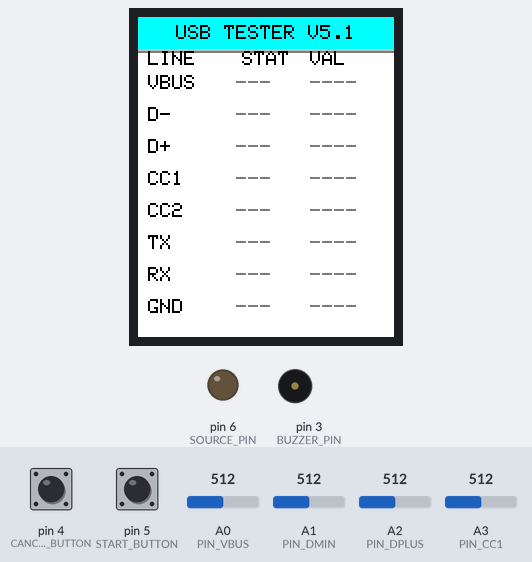
A sketch run on a simulated Arduino Nano, built with avr-gcc and run on an emulated ATmega328P. On the bench: 128×160 colour display, output pins drawn as LEDs (lit = HIGH), buzzer (waves = sounding, pin HIGH). Dashed ring = blinking. The inputs (shaded band) are chosen by the test bench; at power-on: pin 5 (START_BUTTON) HIGH, pin 4 (CANCEL_BUTTON) HIGH, A0 (PIN_VBUS) = 512, A1 (PIN_DMIN) = 512, A2 (PIN_DPLUS) = 512, A3 (PIN_CC1) = 512.

Above: at 4.5 s.
4.6 s: pin 5 (START_BUTTON) pulled LOW for 0.15 s
At 5.1 s:
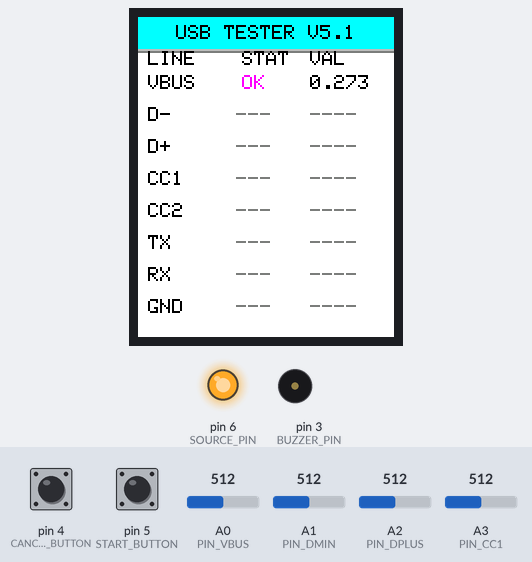
7.7 s: pin 4 (CANCEL_BUTTON) pulled LOW for 0.15 s
At 8.7 s:
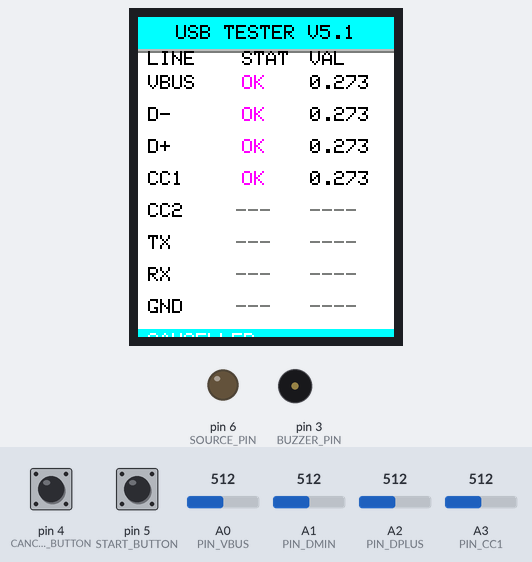
9.3 s: pin 5 (START_BUTTON) pulled LOW for 1 s
At 10.6 s:
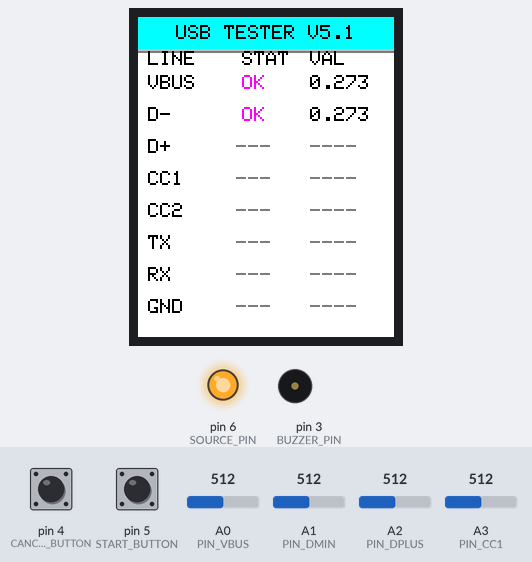
12.6 s: pin 4 (CANCEL_BUTTON) pulled LOW for 1 s
At 13.6 s:
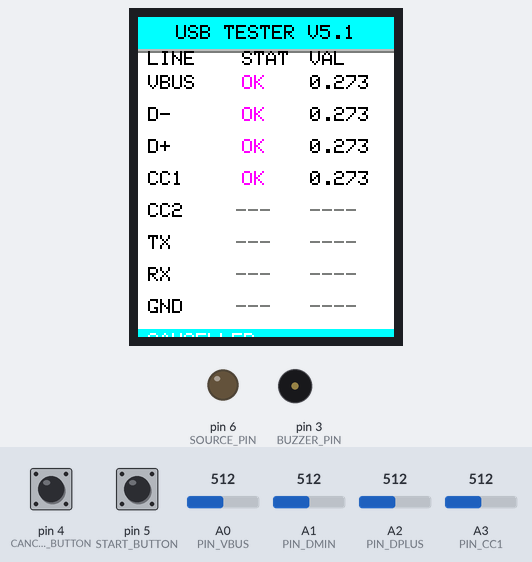
15.1 s: pin 5 (START_BUTTON) pulled LOW for 0.15 s
At 17.5 s:
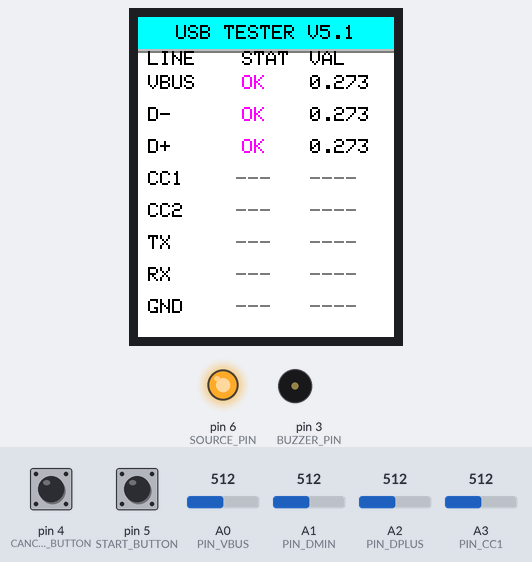
18.2 s: pin 4 (CANCEL_BUTTON) driven LOW and pin 5 (START_BUTTON) driven LOW
At 18.7 s:
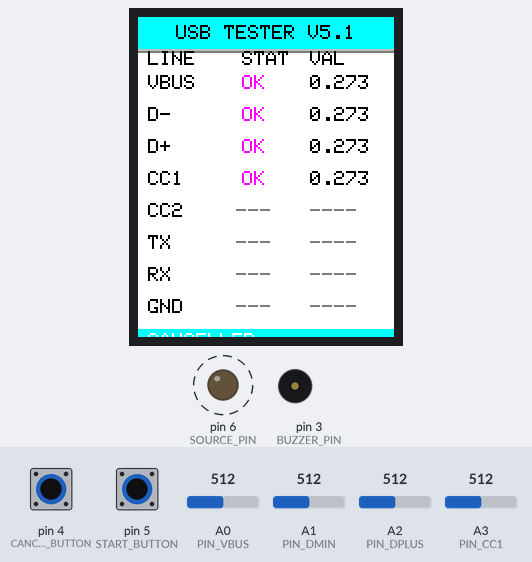
Timing chart, 0 to 21.6 s (numbered marks = the images above; inputs shaded):
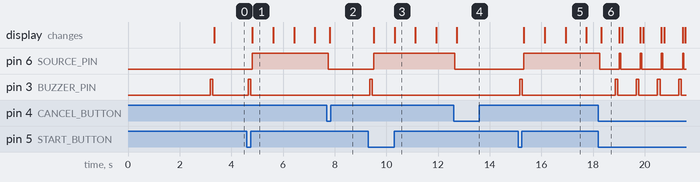

Measured:
- after the input at 4.6 s, pin 6 (SOURCE_PIN): LOW → HIGH after 0.21 s; pin 3 (BUZZER_PIN): LOW → HIGH after 0.05 s, → LOW 0.10 s later; the display: changes after 0.21 s (image 1)
- after the input at 7.7 s, pin 6 (SOURCE_PIN): HIGH → LOW after 0.06 s; the display: changes after 0.12 s (image 2)
- after the input at 9.3 s, pin 6 (SOURCE_PIN): LOW → HIGH after 0.20 s; pin 3 (BUZZER_PIN): LOW → HIGH after 0.05 s, → LOW 0.10 s later; the display: first changes after 0.21 s (image 3 shows a later state)
- after the input at 12.6 s, pin 6 (SOURCE_PIN): HIGH → LOW after 0.05 s; the display: changes after 0.12 s (image 4)
- after the input at 15.1 s, pin 6 (SOURCE_PIN): LOW → HIGH after 0.21 s; pin 3 (BUZZER_PIN): LOW → HIGH after 0.06 s, → LOW 0.10 s later; the display: first changes after 0.22 s (image 5 shows a later state)
- after the input at 18.2 s, pin 6 (SOURCE_PIN): alternates HIGH for 0.05 s and LOW for 0.77 s, starting after 0.05 s; pin 3 (BUZZER_PIN): alternates HIGH for 0.10 s and LOW for 0.72 s, starting after 0.67 s; the display: changes after 0.12 s (image 6)
- what the display in image 1 shows lasts 0.8 s, from 4.8 s to 5.6 s

The sketch:

V5.1.ino
```cpp
// ============================================
// USB LINE TESTER - VERSION 5.1
// Enhanced Diode Mode with Professional UI
// ============================================

#include <Adafruit_GFX.h>
#include <Adafruit_ST7735.h>
#include <SPI.h>

// ============================================
// PIN DEFINITIONS
// ============================================

// TFT Display pins
#define TFT_CS     10
#define TFT_DC     9
#define TFT_RST    8

// Hardware pins
#define START_BUTTON  5
#define CANCEL_BUTTON 4
#define BUZZER_PIN    3
#define SOURCE_PIN    6

// Analog pins for USB line testing - V5.1 Pin Mapping
#define PIN_VBUS  A0   // VBUS (VCC / Sensing input)
#define PIN_DMIN  A1   // D- (Data Negative)
#define PIN_DPLUS A2   // D+ (Data Positive)
#define PIN_CC1   A3   // CC1
#define PIN_CC2   A4   // CC2
#define PIN_TX    A5   // TX
#define PIN_RX    A6   // RX

// ============================================
// DIODE MODE THRESHOLDS - CALIBRATED V5.1
// Hardware measures FORWARD, Display shows REVERSE
// ============================================
#define THRESHOLD_SHORT_RAW      0     // 0 = Direct short
#define THRESHOLD_HALFSHORT_RAW  120   // < 120 = Half short (resistive short)
#define THRESHOLD_OK_MIN_RAW     300   // 300 - 800 = Good diode (normal range)
#define THRESHOLD_OK_MAX_RAW     800
#define THRESHOLD_REVERSE_RAW    1000  // 1000 - 2000 = Reverse bias (display as OL)
#define THRESHOLD_OL_RAW         1023  // > 1023 = Open line

// Calibration multiplier to match professional multimeters
// If raw reads 800, we want display ~450 (like real meters)
#define CALIBRATION_FACTOR       0.56  // 800 * 0.56 ≈ 450

// ============================================
// DISPLAY COLORS - INVERTED FOR DISPLAY HARDWARE V5.1
// White in code = Black on screen, all colors inverted
// Screen: BLACK background, WHITE text, RED accent, GREEN status
// Code: WHITE background (0xFFFF), BLACK text (0x0000), CYAN accent (0x07FF), MAGENTA status (0xF81F)
// ============================================
#define COLOR_BLACK      0x0000  // Shows as WHITE on screen
#define COLOR_WHITE      0xFFFF  // Shows as BLACK on screen (used for background)

// Background colors - code values that show as dark colors on screen
#define COLOR_BG         0xFFFF  // WHITE in code = BLACK background on screen
#define COLOR_HEADER_BG  0x3186  // Dark gray in code = GRAY header background on screen
#define COLOR_HIGHLIGHT  0x8410  // Dark gray in code = light highlight on screen

// Text colors - code values that show as light colors on screen
#define COLOR_TEXT       0x0000  // BLACK in code = WHITE text on screen
#define COLOR_DARK       0x7BEF  // Light gray in code = DARK text on screen
#define COLOR_GRAY       0xBDF7  // Very light gray in code = medium gray on screen

// Accent colors
#define COLOR_HEADER_TEXT 0x07FF  // CYAN in code = YELLOW text on screen (for SLS accent)
#define COLOR_ACCENT     0x0000   // BLACK in code = WHITE accent on screen
#define COLOR_SUCCESS    0xF81F   // MAGENTA in code = GREEN on screen
#define COLOR_WARNING    0x001F    // BLUE in code = YELLOW on screen
#define COLOR_DANGER     0x07FF    // CYAN in code = RED on screen
#define COLOR_INFO       0xFFE0    // YELLOW in code = BLUE on screen

// Status colors for diode readings - INVERTED
#define COLOR_SHORT      0x07FF   // CYAN in code = RED on screen
#define COLOR_HALFSHORT  0x02BC   // Teal in code = ORANGE on screen
#define COLOR_OK         0xF81F   // MAGENTA in code = GREEN on screen
#define COLOR_OL         0x07E0   // GREEN in code = MAGENTA on screen
#define COLOR_REVERSE    0xFFE0   // YELLOW in code = BLUE on screen

// ============================================
// VERSION INFO
// ============================================
#define VERSION_MAJOR   5
#define VERSION_MINOR   1
#define VERSION_STRING  "v5.1"
// ============================================
#define SPLASH_DELAY    3000  // 3 seconds
#define TEST_TIME_MS    700  // 0.70 seconds per line (~5-6 seconds total)
#define BEEP_DURATION   100
#define DEBOUNCE_DELAY  50

// ============================================
// DATA STRUCTURES
// ============================================
struct LineInfo {
    const char* name;
    uint8_t pin;
    uint16_t statusColor;
    const char* statusText;
    float value;
    bool tested;
};

// Initialize line data with V5.1 structure
// Lines: VBUS, D-, D+, CC1, CC2, TX, RX, GND
LineInfo lines[] = {
    {"VBUS", PIN_VBUS,  COLOR_BLACK, "", 0.0, false},
    {"D-",   PIN_DMIN,  COLOR_BLACK, "", 0.0, false},
    {"D+",   PIN_DPLUS, COLOR_BLACK, "", 0.0, false},
    {"CC1",  PIN_CC1,   COLOR_BLACK, "", 0.0, false},
    {"CC2",  PIN_CC2,   COLOR_BLACK, "", 0.0, false},
    {"TX",   PIN_TX,    COLOR_BLACK, "", 0.0, false},
    {"RX",   PIN_RX,    COLOR_BLACK, "", 0.0, false},
    {"GND",  255,       COLOR_BLACK, "", 0.0, false}  // GND is reference
};

const int NUM_LINES = 8;

// ============================================
// GLOBAL OBJECTS
// ============================================
Adafruit_ST7735 tft = Adafruit_ST7735(TFT_CS, TFT_DC, TFT_RST);

// Screen dimensions for 1.8" ST7735
#define SCREEN_WIDTH  128
#define SCREEN_HEIGHT 160

// Layout constants - V5.1: smaller text to fit 8 lines on one screen
// Header: 0-16, Column labels: 16-26, Lines: 26-154 (8 lines x ~16px), Footer: 154-160
#define HEADER_Y        0
#define COL_LABEL_Y     17
#define LINES_START_Y   26    // Start of first line row
#define LINE_HEIGHT     16    // Reduced from 18 to fit 8 lines
#define FOOTER_Y        154
#define STATUS_X        48    // Status column X position
#define VALUE_X         84    // Value column X position

// ============================================
// SETUP
// ============================================
void setup() {
    // Initialize pins
    pinMode(START_BUTTON, INPUT_PULLUP);
    pinMode(CANCEL_BUTTON, INPUT_PULLUP);
    pinMode(BUZZER_PIN, OUTPUT);
    pinMode(SOURCE_PIN, OUTPUT);

    digitalWrite(BUZZER_PIN, LOW);
    digitalWrite(SOURCE_PIN, LOW);

    // Initialize display
    tft.initR(INITR_BLACKTAB);
    tft.setRotation(0);  // Portrait mode for full 128x160 resolution

    // Show splash screen
    showSplashScreen();

    // Initial beep
    beep(1);

    // Draw main interface
    drawMainInterface();
}

// ============================================
// MAIN LOOP
// ============================================
void loop() {
    // Check for CANCEL button at any time
    if (digitalRead(CANCEL_BUTTON) == LOW) {
        delay(DEBOUNCE_DELAY);
        if (digitalRead(CANCEL_BUTTON) == LOW) {
            handleCancel();
        }
    }

    // Check for START button to begin test
    if (digitalRead(START_BUTTON) == LOW) {
        delay(DEBOUNCE_DELAY);
        if (digitalRead(START_BUTTON) == LOW) {
            runTestSequence();
        }
    }

    delay(10);  // Small delay to prevent busy-waiting
}

// ============================================
// DISPLAY FUNCTIONS
// ============================================

void drawLogo(int centerX, int centerY, int size) {
    // Draw "SLS" with individual letter colors
    // S = White (code BLACK), L = Red (code CYAN), S = White (code BLACK)
    tft.setTextSize(2);
    int16_t x1, y1;
    uint16_t w, h;

    // Calculate total width of "SLS"
    tft.getTextBounds("SLS", 0, 0, &x1, &y1, &w, &h);
    int startX = centerX - w/2;
    int letterY = centerY - h/2;

    // Get width of single "S"
    uint16_t sW, sH, lW, lH;
    tft.getTextBounds("S", 0, 0, &x1, &y1, &sW, &sH);
    tft.getTextBounds("L", 0, 0, &x1, &y1, &lW, &lH);

    // Draw first S in White (code BLACK)
    tft.setTextColor(COLOR_BLACK);
    tft.setCursor(startX, letterY);
    tft.print("S");

    // Draw L in Red (code CYAN)
    tft.setTextColor(0x07FF);  // Cyan in code = Red on screen
    tft.setCursor(startX + sW - 2, letterY);
    tft.print("L");

    // Draw second S in White (code BLACK)
    tft.setTextColor(COLOR_BLACK);
    tft.setCursor(startX + sW + lW - 4, letterY);
    tft.print("S");
}

void showSplashScreen() {
    tft.fillScreen(COLOR_BG);

    // Draw Logo at top
    drawLogo(SCREEN_WIDTH/2, 25, 25);

    // MR.HILAL - MR in Red, .HILAL in White
    tft.setTextSize(2);
    int16_t x1, y1;
    uint16_t w, h;

    // Calculate positions
    tft.getTextBounds("MR", 0, 0, &x1, &y1, &w, &h);
    int mrWidth = w;
    tft.getTextBounds(".HILAL", 0, 0, &x1, &y1, &w, &h);
    int hilalWidth = w;
    int totalWidth = mrWidth + hilalWidth - 4;
    int startX = (SCREEN_WIDTH - totalWidth) / 2;

    // MR in Red (code CYAN = 0x07FF)
    tft.setTextColor(0x07FF);
    tft.setCursor(startX, 50);
    tft.print("MR");

    // .HILAL in White (code BLACK)
    tft.setTextColor(COLOR_BLACK);
    tft.setCursor(startX + mrWidth - 4, 50);
    tft.print(".HILAL");

    // USB LINE TESTER in White (code BLACK)
    tft.setTextSize(1);
    tft.setTextColor(COLOR_BLACK);
    setTextCentered("USB LINE TESTER", 75);

    // V5.1 in Red (code CYAN)
    tft.setTextColor(0x07FF);
    setTextCentered("V5.1", 92);

    // SKYLAB SERVICES in White (code BLACK)
    tft.setTextColor(COLOR_BLACK);
    setTextCentered("SKYLAB SERVICES", 110);

    delay(SPLASH_DELAY);
}

void drawMainInterface() {
    tft.fillScreen(COLOR_BG);

    // Draw header with RED background (code CYAN) and WHITE text (code BLACK)
    tft.fillRect(0, 0, SCREEN_WIDTH, 16, 0x07FF);  // CYAN in code = RED on screen
    tft.setTextSize(1);
    tft.setTextColor(COLOR_BLACK);  // BLACK in code = WHITE text on screen
    setTextCentered("USB TESTER V5.1", 4);

    // Draw accent separator
    tft.drawLine(0, 16, SCREEN_WIDTH, 16, COLOR_GRAY);
    tft.drawLine(0, 17, SCREEN_WIDTH, 17, COLOR_DARK);

    // Draw column headers
    tft.setTextColor(COLOR_BLACK);  // White on screen
    tft.setCursor(5, COL_LABEL_Y);
    tft.print("LINE");
    tft.setCursor(STATUS_X + 4, COL_LABEL_Y);
    tft.print("STAT");
    tft.setCursor(VALUE_X + 2, COL_LABEL_Y);
    tft.print("VAL");

    // Draw subtle grid lines
    for (int i = 0; i <= NUM_LINES; i++) {
        int yLine = LINES_START_Y + LINE_HEIGHT - 2 + (i * LINE_HEIGHT);
        tft.drawLine(0, yLine, SCREEN_WIDTH, yLine, COLOR_DARK);
    }

    // Draw initial line rows
    for (int i = 0; i < NUM_LINES; i++) {
        drawLineRow(i, false);
    }

    // Draw footer
    drawFooter();
}

void drawLineRow(int lineIndex, bool highlight) {
    int yPos = LINES_START_Y + (lineIndex * LINE_HEIGHT);

    // Clear row area with highlight or normal background
    if (highlight) {
        tft.fillRect(0, yPos, SCREEN_WIDTH, LINE_HEIGHT - 1, COLOR_HIGHLIGHT);
    } else {
        // All rows use black background
        tft.fillRect(0, yPos, SCREEN_WIDTH, LINE_HEIGHT - 1, COLOR_BG);
    }

    LineInfo& line = lines[lineIndex];

    // Line name - White text on black background (text size 1 = smallest)
    tft.setTextSize(1);
    tft.setTextColor(COLOR_BLACK);  // Black in code = White on screen
    tft.setCursor(5, yPos + 3);
    tft.print(line.name);

    // Status and Value
    if (line.tested) {
        // Calculate status text width for centering
        int16_t x1, y1;
        uint16_t statusW, h;
        tft.getTextBounds(line.statusText, 0, 0, &x1, &y1, &statusW, &h);

        // Status centered in the STAT column area
        int statusCenterX = STATUS_X + 10;
        int statusX = statusCenterX - (statusW / 2);

        // Status with its color (already inverted for correct display)
        tft.setTextColor(line.statusColor);
        tft.setCursor(statusX, yPos + 3);
        tft.print(line.statusText);

        // Value (format: 0.000) - White text
        tft.setTextColor(COLOR_BLACK);  // Black in code = White on screen
        tft.setCursor(VALUE_X + 2, yPos + 3);

        // Convert to millivolts for display
        int displayMillivolts = (int)(line.value * 1000);
        if (displayMillivolts < 0) displayMillivolts = 0;
        if (displayMillivolts > 1999) displayMillivolts = 1999;

        int whole = displayMillivolts / 1000;
        int frac = displayMillivolts % 1000;

        tft.print(whole);
        tft.print(".");
        tft.print(frac / 100);
        tft.print((frac / 10) % 10);
        tft.print(frac % 10);
    } else {
        // Not tested yet - centered in status area
        int16_t x1, y1;
        uint16_t w, h;
        tft.getTextBounds("---", 0, 0, &x1, &y1, &w, &h);
        int notTestedX = STATUS_X + 10 - (w / 2);

        tft.setTextColor(COLOR_DARK);  // Gray on screen
        tft.setCursor(notTestedX, yPos + 3);
        tft.print("---");
        tft.setCursor(VALUE_X + 2, yPos + 3);
        tft.print("----");
    }
}

void updateLineStatus(int lineIndex, uint16_t rawADC) {
    LineInfo& line = lines[lineIndex];

    // V5.1 Diode Mode Logic
    // Hardware measures FORWARD bias, Display shows REVERSE bias values
    // With calibration to match professional multimeters

    int displayValue;

    if (rawADC == THRESHOLD_SHORT_RAW) {
        // Direct short (0)
        displayValue = 0;
        line.statusColor = COLOR_SHORT;
        line.statusText = "SHORT";

    } else if (rawADC < THRESHOLD_HALFSHORT_RAW) {
        // Half short / resistive short (< 120) - show as OK
        displayValue = (1000 - rawADC);  // Invert for display
        line.statusColor = COLOR_OK;
        line.statusText = "OK";

    } else if (rawADC >= THRESHOLD_OK_MIN_RAW && rawADC <= THRESHOLD_OK_MAX_RAW) {
        // Normal diode range (300 - 800)
        displayValue = (1000 - rawADC);  // Invert: 300→700, 800→200
        line.statusColor = COLOR_OK;
        line.statusText = "OK";

    } else if (rawADC >= THRESHOLD_REVERSE_RAW && rawADC < THRESHOLD_OL_RAW) {
        // Reverse bias range (1000 - 1023) - show as ABOVE
        line.value = 0.0;  // Force 0.000 display
        line.statusColor = COLOR_REVERSE;
        line.statusText = "ABOVE";

    } else if (rawADC >= THRESHOLD_OL_RAW) {
        // Open line - force value to 0.000
        line.value = 0.0;
        line.statusColor = COLOR_OL;
        line.statusText = "OL";

    } else {
        // Transition zone (120-300 or 800-1000) - show as OK
        displayValue = (1000 - rawADC);
        line.statusColor = COLOR_OK;
        line.statusText = "OK";
    }

    // Apply calibration factor to match professional multimeters
    // For OK range: display inverted reverse bias values (300-800 raw → 700-200 display)
    if (rawADC >= THRESHOLD_OK_MIN_RAW && rawADC <= THRESHOLD_OK_MAX_RAW) {
        // Inverted display for OK range
        int invertedValue = (1000 - rawADC);  // 300→700, 800→200
        line.value = (invertedValue * CALIBRATION_FACTOR) / 1000.0;
    } else if (rawADC < THRESHOLD_HALFSHORT_RAW) {
        // Half short - also inverted
        int invertedValue = (1000 - rawADC);
        line.value = (invertedValue * CALIBRATION_FACTOR) / 1000.0;
    } else {
        // Transition zone
        int invertedValue = (1000 - rawADC);
        line.value = (invertedValue * CALIBRATION_FACTOR) / 1000.0;
    }
    // Note: OL and RV cases already set line.value = 0.0 above

    line.tested = true;

    // Redraw this specific row
    drawLineRow(lineIndex, false);
}

void drawFooter() {
    // Footer removed - no display
}

void setTextCentered(const char* text, int y) {
    int16_t x1, y1;
    uint16_t w, h;
    tft.getTextBounds(text, 0, 0, &x1, &y1, &w, &h);
    tft.setCursor((SCREEN_WIDTH - w) / 2, y);
    tft.print(text);
}

// ============================================
// TESTING FUNCTIONS
// ============================================
void runTestSequence() {
    // Beep at start
    beep(1);

    // Reset all lines
    for (int i = 0; i < NUM_LINES; i++) {
        lines[i].tested = false;
        lines[i].statusText = "";
        lines[i].value = 0.0;
    }

    // Redraw interface
    drawMainInterface();

    // Enable source pin
    digitalWrite(SOURCE_PIN, HIGH);

    // Test each line step-by-step
    for (int i = 0; i < NUM_LINES; i++) {
        // Check for cancel during testing
        if (checkCancel()) {
            digitalWrite(SOURCE_PIN, LOW);
            return;
        }

        // Highlight current line being tested
        drawLineRow(i, true);

        // Read ADC value (except for GND which is reference)
        uint16_t rawADC;
        if (lines[i].pin != 255) {
            rawADC = analogRead(lines[i].pin);
        } else {
            // GND - force SHORT status with 0.000 value
            lines[i].tested = true;
            lines[i].statusColor = COLOR_SHORT;  // Red for short
            lines[i].statusText = "SHORT";
            lines[i].value = 0.0;
            drawLineRow(i, true);
            delay(100);
            unsigned long startTime = millis();
            while (millis() - startTime < TEST_TIME_MS) {
                if (checkCancel()) {
                    digitalWrite(SOURCE_PIN, LOW);
                    return;
                }
                delay(10);
            }
            drawLineRow(i, false);
            continue;  // Skip normal processing for GND
        }

        // Update status
        updateLineStatus(i, rawADC);

        // Small delay for visual effect
        delay(100);

        // Test time per line (distributed check for cancel)
        unsigned long startTime = millis();
        while (millis() - startTime < TEST_TIME_MS) {
            if (checkCancel()) {
                digitalWrite(SOURCE_PIN, LOW);
                return;
            }
            delay(10);
        }
    }

    // Disable source pin
    digitalWrite(SOURCE_PIN, LOW);

    // Completion beep (2 times)
    beep(2);
}

bool checkCancel() {
    if (digitalRead(CANCEL_BUTTON) == LOW) {
        delay(DEBOUNCE_DELAY);
        if (digitalRead(CANCEL_BUTTON) == LOW) {
            return true;
        }
    }
    return false;
}

void handleCancel() {
    // Visual feedback with V5.1 colors
    tft.fillRect(0, FOOTER_Y + 2, SCREEN_WIDTH, 10, COLOR_DANGER);
    tft.setTextColor(COLOR_WHITE);
    tft.setCursor(5, FOOTER_Y + 4);
    tft.print("CANCELLED");

    // Ensure source is off
    digitalWrite(SOURCE_PIN, LOW);

    delay(500);

    // Redraw footer
    drawFooter();
}

// ============================================
// BUZZER FUNCTION
// ============================================
void beep(int count) {
    for (int i = 0; i < count; i++) {
        digitalWrite(BUZZER_PIN, HIGH);
        delay(BEEP_DURATION);
        digitalWrite(BUZZER_PIN, LOW);
        if (i < count - 1) {
            delay(BEEP_DURATION);
        }
    }
}
```
